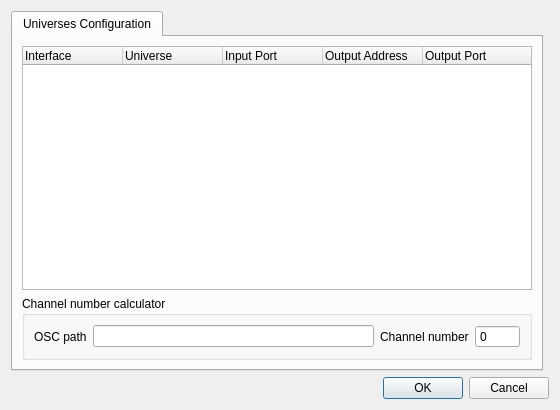
<?xml version="1.0" encoding="UTF-8"?>
<ui version="4.0">
 <author>Massimo Callegari</author>
 <comment>
  Q Light Controller Plus
  configureosc.ui

  Copyright (c) 2015 Massimo Callegari

  Licensed under the Apache License, Version 2.0 (the &quot;License&quot;);
  you may not use this file except in compliance with the License.
  You may obtain a copy of the License at

      http://www.apache.org/licenses/LICENSE-2.0.txt

  Unless required by applicable law or agreed to in writing, software
  distributed under the License is distributed on an &quot;AS IS&quot; BASIS,
  WITHOUT WARRANTIES OR CONDITIONS OF ANY KIND, either express or implied.
  See the License for the specific language governing permissions and
  limitations under the License.
 </comment>
 <class>ConfigureOSC</class>
 <widget class="QDialog" name="ConfigureOSC">
  <property name="geometry">
   <rect>
    <x>0</x>
    <y>0</y>
    <width>560</width>
    <height>410</height>
   </rect>
  </property>
  <property name="windowTitle">
   <string>OSC Plugin Configuration</string>
  </property>
  <property name="windowIcon">
   <iconset resource="../../ui/src/qlcui.qrc">
    <normaloff>:/input_output.png</normaloff>:/input_output.png</iconset>
  </property>
  <layout class="QGridLayout" name="gridLayout">
   <item row="0" column="0">
    <widget class="QTabWidget" name="tabWidget">
     <property name="currentIndex">
      <number>0</number>
     </property>
     <widget class="QWidget" name="tab">
      <attribute name="title">
       <string>Universes Configuration</string>
      </attribute>
      <layout class="QVBoxLayout" name="verticalLayout">
       <item>
        <widget class="QTreeWidget" name="m_uniMapTree">
         <property name="alternatingRowColors">
          <bool>true</bool>
         </property>
         <property name="rootIsDecorated">
          <bool>false</bool>
         </property>
         <column>
          <property name="text">
           <string>Interface</string>
          </property>
         </column>
         <column>
          <property name="text">
           <string>Universe</string>
          </property>
         </column>
         <column>
          <property name="text">
           <string>Input Port</string>
          </property>
         </column>
         <column>
          <property name="text">
           <string>Output Address</string>
          </property>
         </column>
         <column>
          <property name="text">
           <string>Output Port</string>
          </property>
         </column>
        </widget>
       </item>
       <item>
        <widget class="QGroupBox" name="groupBox">
         <property name="title">
          <string>Channel number calculator</string>
         </property>
         <layout class="QHBoxLayout" name="horizontalLayout_2">
          <item>
           <layout class="QHBoxLayout" name="horizontalLayout">
            <item>
             <widget class="QLabel" name="label">
              <property name="text">
               <string>OSC path</string>
              </property>
             </widget>
            </item>
            <item>
             <widget class="QLineEdit" name="m_oscPathEdit"/>
            </item>
            <item>
             <widget class="QLabel" name="label_2">
              <property name="text">
               <string>Channel number</string>
              </property>
             </widget>
            </item>
            <item>
             <widget class="QSpinBox" name="m_chNumSpin">
              <property name="readOnly">
               <bool>true</bool>
              </property>
              <property name="buttonSymbols">
               <enum>QAbstractSpinBox::NoButtons</enum>
              </property>
              <property name="maximum">
               <number>99999</number>
              </property>
             </widget>
            </item>
           </layout>
          </item>
         </layout>
        </widget>
       </item>
      </layout>
     </widget>
    </widget>
   </item>
   <item row="1" column="0" colspan="2">
    <widget class="QDialogButtonBox" name="m_buttonBox">
     <property name="standardButtons">
      <set>QDialogButtonBox::Cancel|QDialogButtonBox::Ok</set>
     </property>
    </widget>
   </item>
  </layout>
 </widget>
 <resources>
  <include location="../../ui/src/qlcui.qrc"/>
  <include location="../../ui/src/qlcui.qrc"/>
 </resources>
 <connections>
  <connection>
   <sender>m_buttonBox</sender>
   <signal>accepted()</signal>
   <receiver>ConfigureOSC</receiver>
   <slot>accept()</slot>
   <hints>
    <hint type="sourcelabel">
     <x>162</x>
     <y>75</y>
    </hint>
    <hint type="destinationlabel">
     <x>157</x>
     <y>274</y>
    </hint>
   </hints>
  </connection>
  <connection>
   <sender>m_buttonBox</sender>
   <signal>rejected()</signal>
   <receiver>ConfigureOSC</receiver>
   <slot>reject()</slot>
   <hints>
    <hint type="sourcelabel">
     <x>266</x>
     <y>79</y>
    </hint>
    <hint type="destinationlabel">
     <x>286</x>
     <y>274</y>
    </hint>
   </hints>
  </connection>
 </connections>
</ui>
